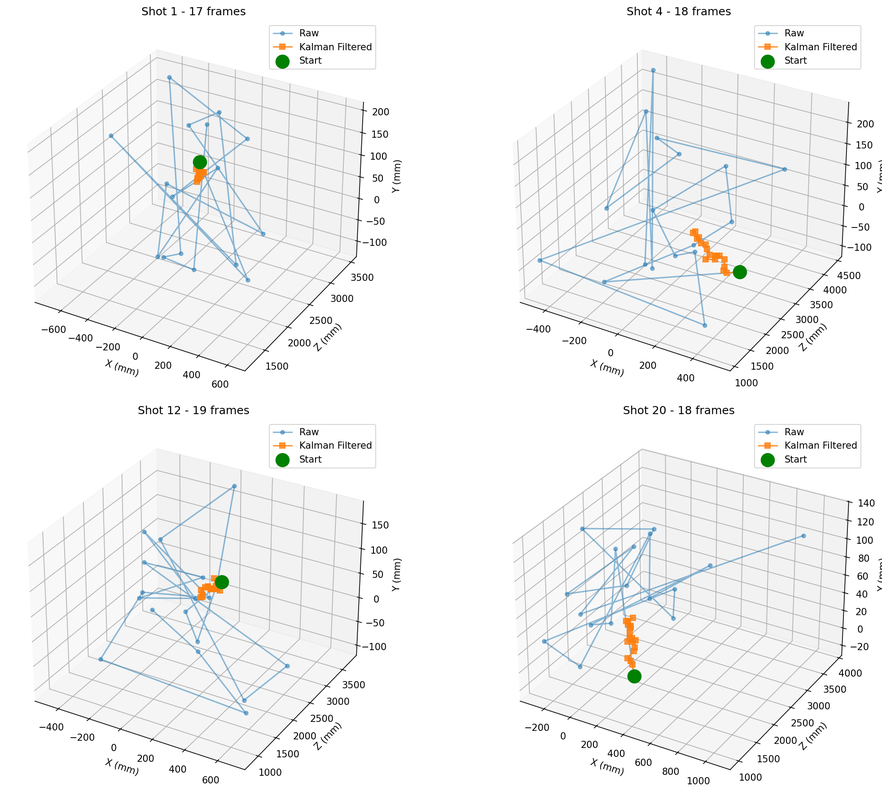
#> input picture 3d_trajectory_samples.png, 882 x 800 px, shrunk from 1965 x 1783 before the run
$ python -i process_bmp_simple.py   (imports and definitions only)
#> lines starting #> are read from the running program, lines starting #| are printed output that depends on the picture
#!/usr/bin/env python3
# -*- coding: utf-8 -*-
"""
Simple BMP Direct Processing Script
BMP 파일의 선명도를 유지하면서 이미지 향상만 수행하는 간단한 스크립트
"""

import os
import sys
import cv2
import numpy as np
from PIL import Image
from pathlib import Path
from datetime import datetime
import argparse

class SimpleBMPProcessor:
    """간단한 BMP 직접 처리기"""

    def __init__(self, debug=False):
        self.debug = debug
        self.stats = {'processed': 0, 'success': 0, 'failed': 0}

    def load_bmp_safely(self, file_path):
        """BMP 파일을 안전하게 로드 (선명도 유지)"""
#> called with file_path = '../3d_trajectory_samples.png'
        try:
            with Image.open(file_path) as pil_img:
#> pil_img is the input picture: PIL image 882x800 RGBA; mean R, G, B, A 243.2, 243.8, 243.8, 255
                if pil_img.mode == 'L':  # 그레이스케일
                    return np.array(pil_img, dtype=np.uint8)
                elif pil_img.mode == 'RGB':
                    return cv2.cvtColor(np.array(pil_img), cv2.COLOR_RGB2BGR)
                else:
                    pil_img = pil_img.convert('RGB')
#> pil_img: PIL image 882x800 RGB
                    return cv2.cvtColor(np.array(pil_img), cv2.COLOR_RGB2BGR)
        except Exception as e:
            if self.debug:
                print(f"로드 실패 {file_path}: {e}")
            return None

    def enhance_image(self, image):
        """이미지 향상 (딤플 가시성 향상)"""
        # 그레이스케일 변환
        if len(image.shape) == 3:
            gray = cv2.cvtColor(image, cv2.COLOR_BGR2GRAY)
        else:
            gray = image.copy()

        # 1. 히스토그램 균등화 (대비 향상)
        enhanced = cv2.equalizeHist(gray)
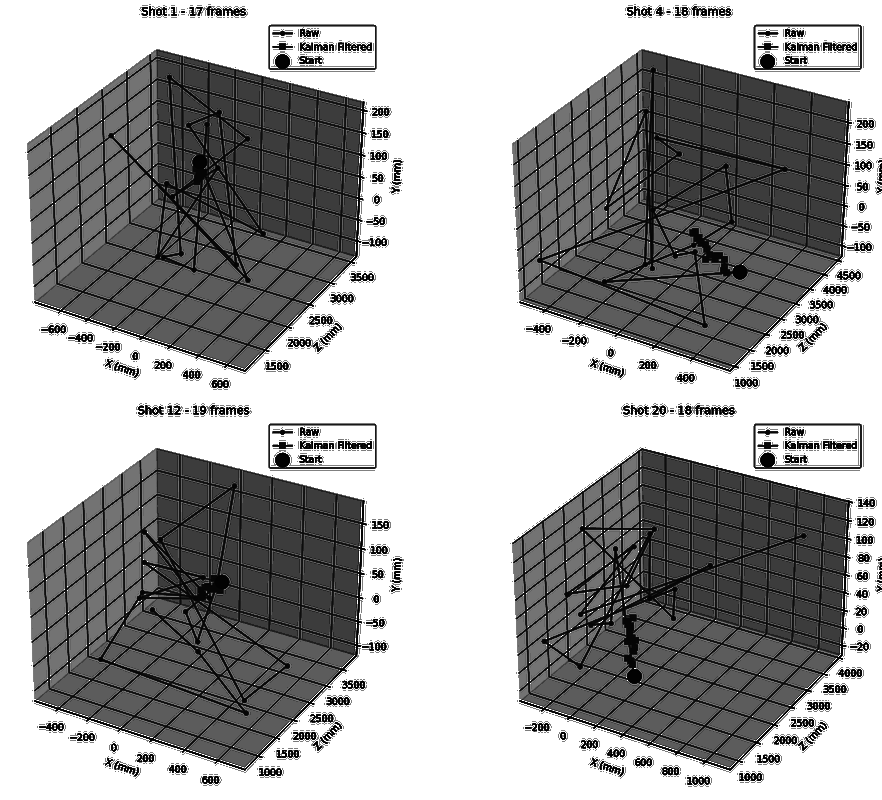
#> enhanced: shape (800, 882); min 0, max 255, mean 162.2

        # 2. CLAHE (적응형 히스토그램 균등화)
        clahe = cv2.createCLAHE(clipLimit=3.0, tileGridSize=(8, 8))
        enhanced = clahe.apply(enhanced)
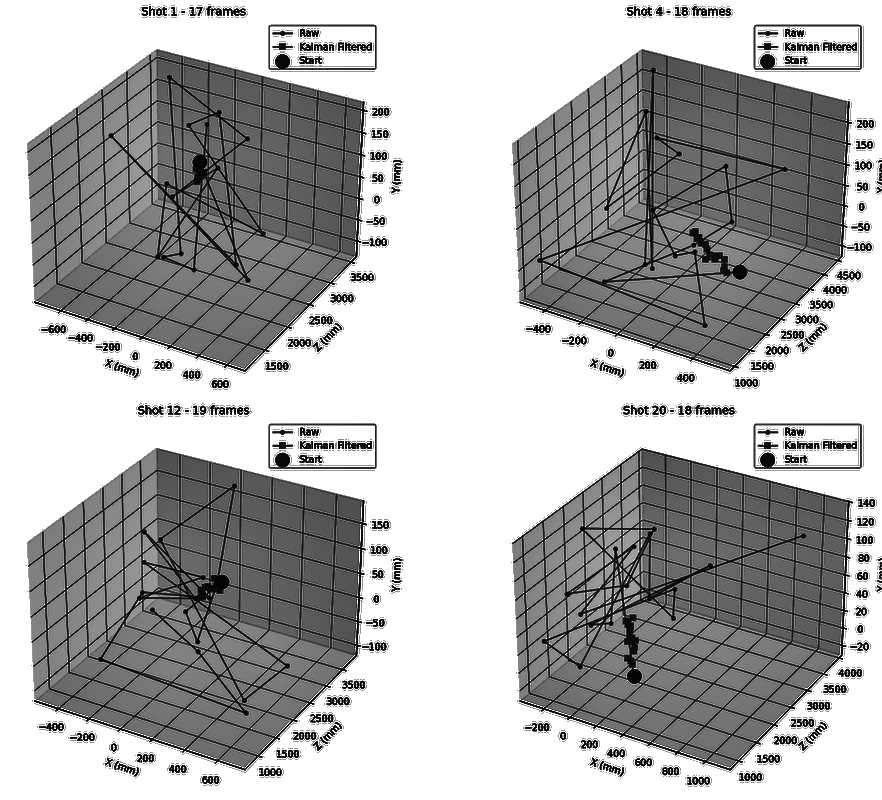
#> enhanced: shape (800, 882); min 1, max 255, mean 175.6

        # 3. 언샤프 마스킹 (선명도 향상)
        gaussian = cv2.GaussianBlur(enhanced, (0, 0), 1.0)
        enhanced = cv2.addWeighted(enhanced, 1.5, gaussian, -0.5, 0)

        # 4. 노이즈 감소
        enhanced = cv2.bilateralFilter(enhanced, 5, 50, 50)

        return enhanced

    def process_file(self, input_path, output_path):
        """단일 파일 처리"""
        self.stats['processed'] += 1

        # BMP 로드
        image = self.load_bmp_safely(input_path)
        if image is None:
            self.stats['failed'] += 1
            return False

        # 이미지 향상
        enhanced = self.enhance_image(image)

        # 결과 저장
        try:
            os.makedirs(os.path.dirname(output_path), exist_ok=True)
            cv2.imwrite(output_path, enhanced)
            self.stats['success'] += 1
            return True
        except Exception as e:
            if self.debug:
                print(f"저장 실패 {output_path}: {e}")
            self.stats['failed'] += 1
            return False

    # [55 lines left out: functions process_directory, main, not called in this run]

# [2 lines not run here, left out]

>>> result = SimpleBMPProcessor().process_file('../3d_trajectory_samples.png', 'out.png')

$ run again, on coordinate_systems_comparison.png
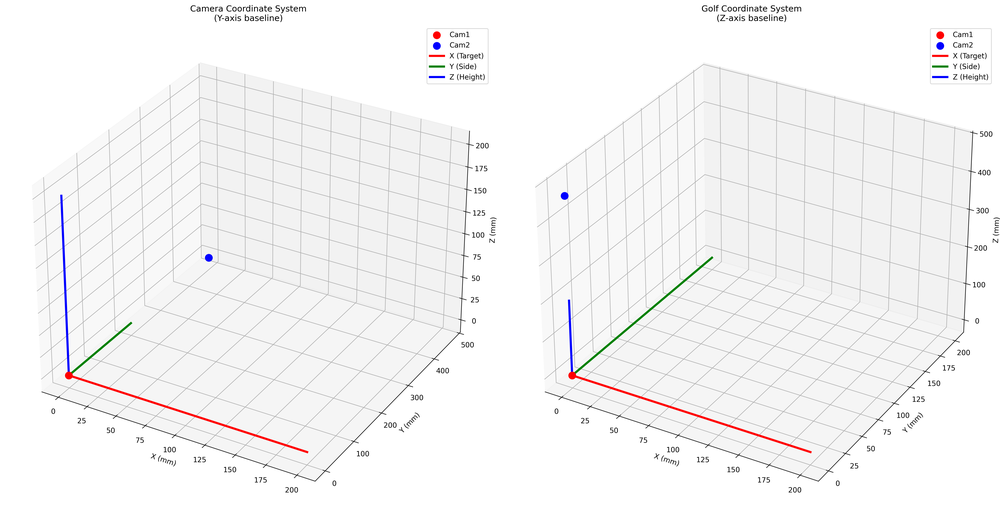
#> input picture coordinate_systems_comparison.png, 1000 x 517 px, shrunk from 5916 x 3057 before the run
#> in load_bmp_safely, pil_img is the input picture: PIL image 1000x517 RGBA; mean R, G, B, A 245.6, 245.1, 245.3, 255
#> pil_img: PIL image 1000x517 RGB
#> in enhance_image, `enhanced = cv2.equalizeHist(gray)`:
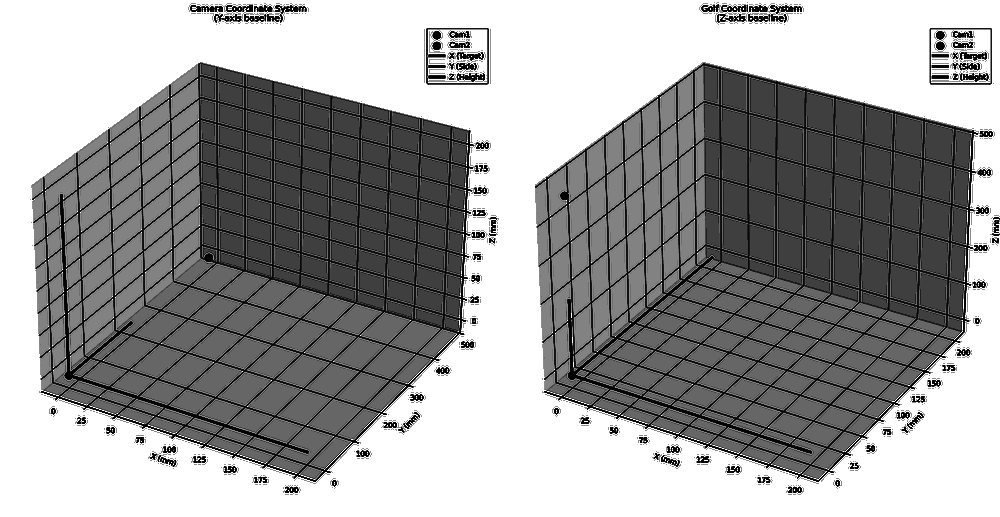
#> enhanced: shape (517, 1000); min 0, max 255, mean 157.9
#> in enhance_image, `gaussian = cv2.GaussianBlur(enhanced, (0, 0), 1.0)`:
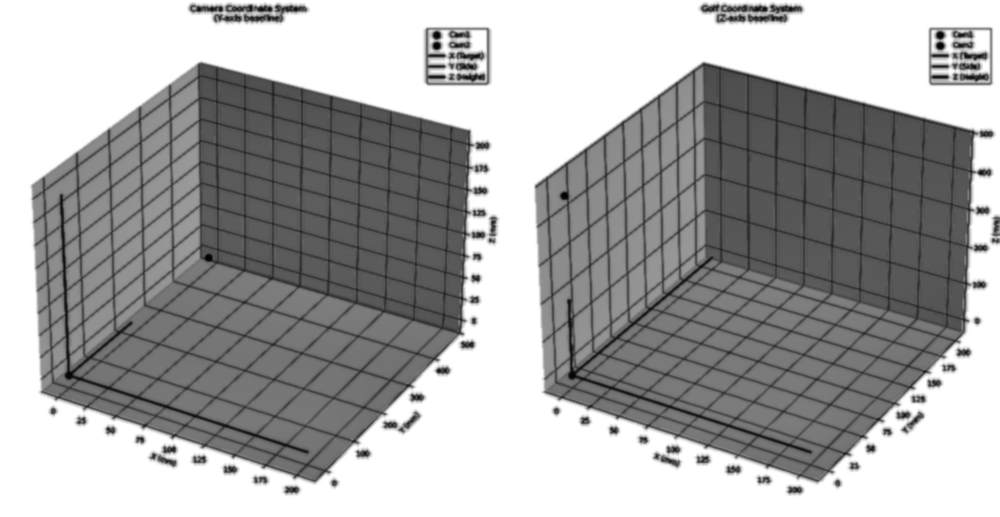
#> gaussian: shape (517, 1000); min 1, max 255, mean 168.7
